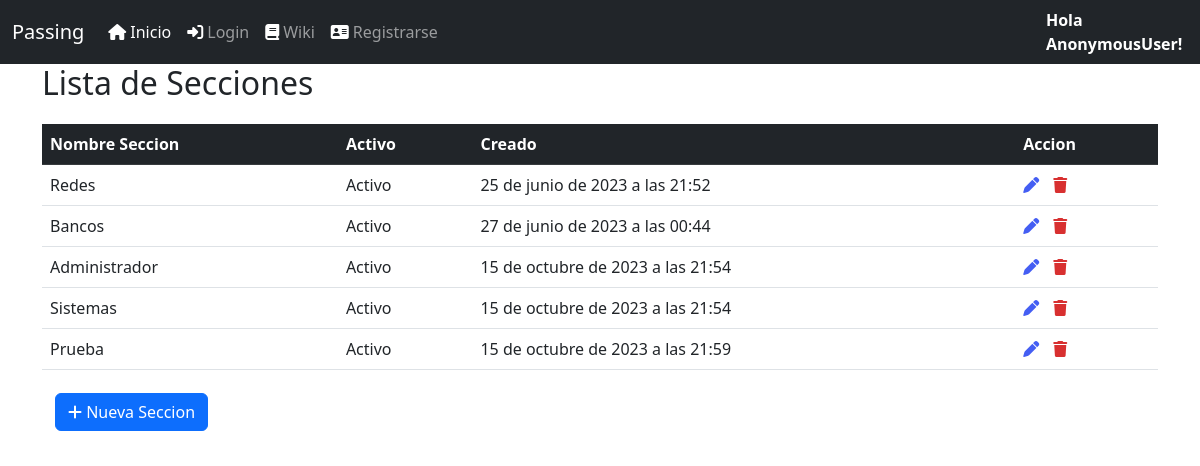
The app's page /pass/listsection, older data.
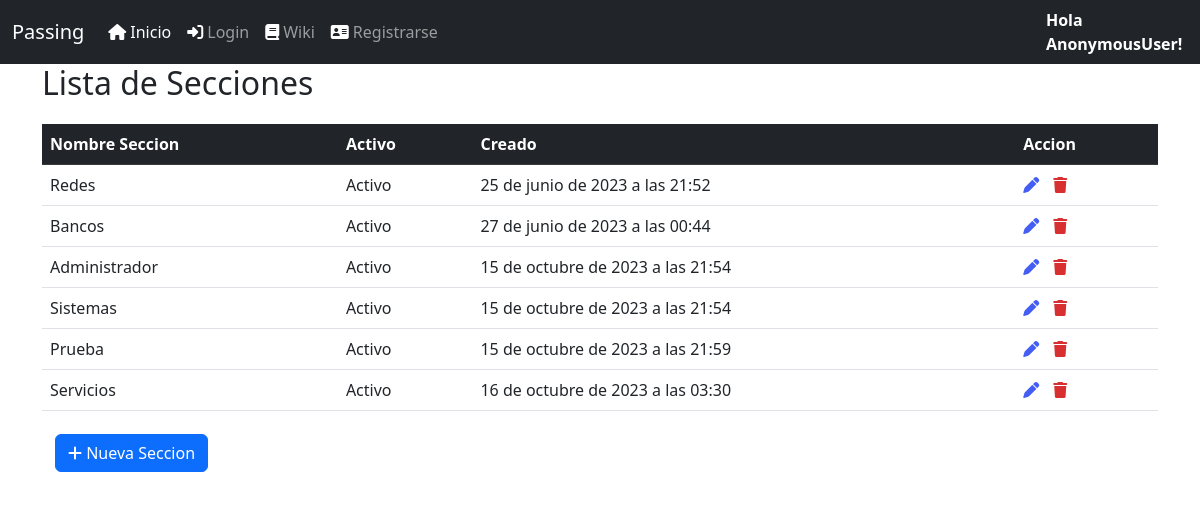
The same page, newer data.
### passbase/models.py (models this page shows, shortened)
class SeccionContra(models.Model):
    nombre_seccion = models.CharField(max_length=50)
    active = models.BooleanField(default=True)
    created = models.DateTimeField(auto_now=True)
    updated = models.DateTimeField(auto_now_add=True)

### passbase/views.py (the view, shortened to what this page needs)
# urls.py: path('listsection',SectionListView.as_view(), name='listsection'),
class SectionListView(ListView):
    model = SeccionContra
    template_name = 'listsection.html'
    @method_decorator(csrf_exempt)
    def dispatch(self, request, *args, **kwargs):
        return super().dispatch(request, *args, **kwargs)
    def get_queryset(self):
        return SeccionContra.objects.all()
    def get_context_data(self, **kwargs):
        context = super().get_context_data(**kwargs)
        context['title'] = 'Lista de Secciones'
        return context

### templates/listsection.html (shortened to what this page needs)
<!DOCTYPE html>
{% extends 'base.html'%}
{% load static %}
{% block head %}
<link rel="stylesheet" href="{% static 'lib/datatables-1.13.1/css/dataTables.bootstrap5.min.css' %}"/>
<link rel="stylesheet" href="{% static 'lib/datatables-1.13.1/plugins/responsive-2.4.0/css/responsive.bootstrap5.min.css' %}"/>
{% endblock %}
{% block content %}
<div class="container" style="height: 60px;">
    <h2>{{title}}</h2>
</div>
    <div class="container">
            <table class="table" id="data">
                <thead class="table-dark">
                    <tr >
                        <th scope="col">Nombre Seccion</th>
                        <th scope="col">Activo</th>
                        <th scope="col">Creado</th>
                        <th scope="col">Accion</th>
                    </tr>
                </thead>
                <tbody>
                    {% for section in object_list %}
                    <tr>
                        <td>{{ section.nombre_seccion}}</td>
                        <td class ="form-check-label" type = "checkbox">
                            {% if section.active == True %}
                            Activo
                            {% else %}
                            Inactivo
                            {% endif %}
                        </td>
                        <td>{{ section.created }}</td>
                        <td> <a href=" {% url 'updatesection' section.id %} " <i class="fas fa-pen" style="margin-right:10px; text-decoration-line: None; color:rgb(68, 94, 243);"></i></a>
                            {% if section.active == True %}
                            <a href=" {% url 'deletesection' section.id %} " <i class="fas fa-trash" style="margin-right:10px; text-decoration-line: None; color:rgb(216, 48, 48);"></i></a></td>
                            {% elif section.active == False %}
                            <a href=" {% url 'activesection' section.id %} " <i class="fa-solid fa-power-off" style="margin-right:10px; text-decoration-line: None; color:rgb(54, 173, 54);"></i></a></td>
                            {% endif %}
                    </tr>
                </tbody>
                    {% endfor %}
            </table>
            <div>
                <button class="btn">
                    <a class="btn btn-primary btn-flat" href = "{% url 'createsection' %}">
                    <i class="fas fa-plus"></i> Nueva Seccion </a>
                </button>
            </div>
    </div>
{% endblock %}

Row changes from the older to the newer data that the page shows:
added SeccionContra: nombre_seccion "Servicios", active "Activo", created "16 de octubre de 2023 a las 03:30"
